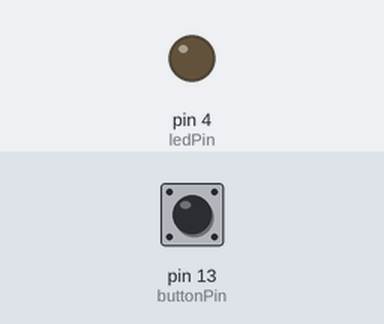
Recording of a sketch running on a simulated Arduino Uno, built with avr-gcc and run on an emulated ATmega328P. Parts: output pins drawn as LEDs (lit = HIGH). The inputs (shaded band) are chosen by the test bench; at power-on: pin 13 (buttonPin) HIGH.

Above: at 1.2 s.
1.3 s: pin 13 (buttonPin) pulled LOW for 0.15 s
At 1.37 s:
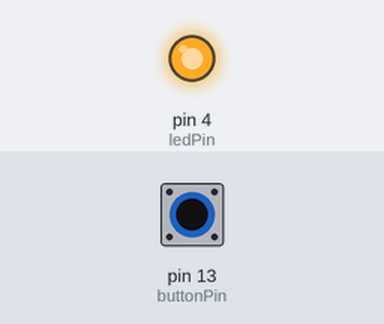
2.9 s: pin 13 (buttonPin) pulled LOW for 3.2 s
At 7.1 s:
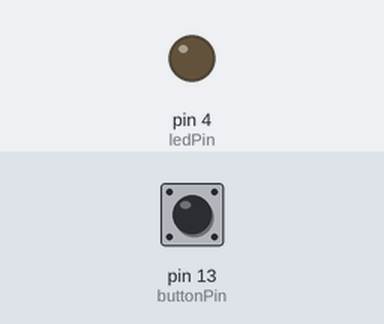
Timing chart, 0 to 8.6 s (numbered marks = the images above; inputs shaded):
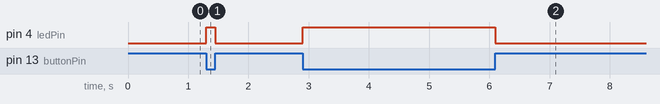

Measured:
- after the input at 1.3 s, pin 4 (ledPin): LOW → HIGH at once, → LOW 0.15 s later
- after the input at 2.9 s, pin 4 (ledPin): LOW → HIGH at once, → LOW 3.2 s later

The sketch:

read.ino
```cpp
int ledPin  = 4;
int buttonPin = 13;
void setup() {
 pinMode(ledPin, OUTPUT);
 pinMode(buttonPin, INPUT_PULLUP );
// put your setup code here, to run once:

}

void loop() {
  if (digitalRead(buttonPin) == LOW){
    digitalWrite(ledPin, HIGH); }
    else {
      digitalWrite(ledPin, LOW);// put your main code here, to run repeatedly:
  }

}
```
